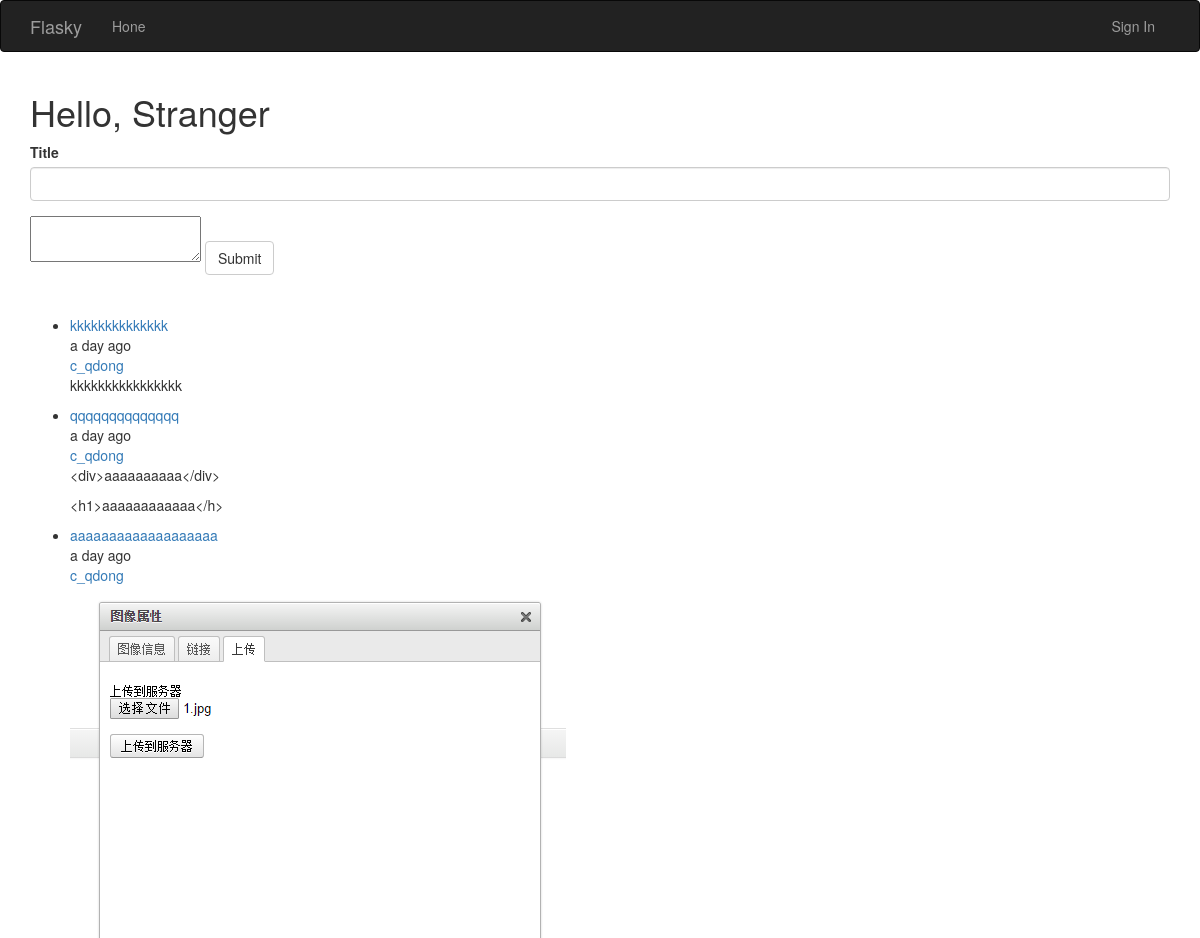
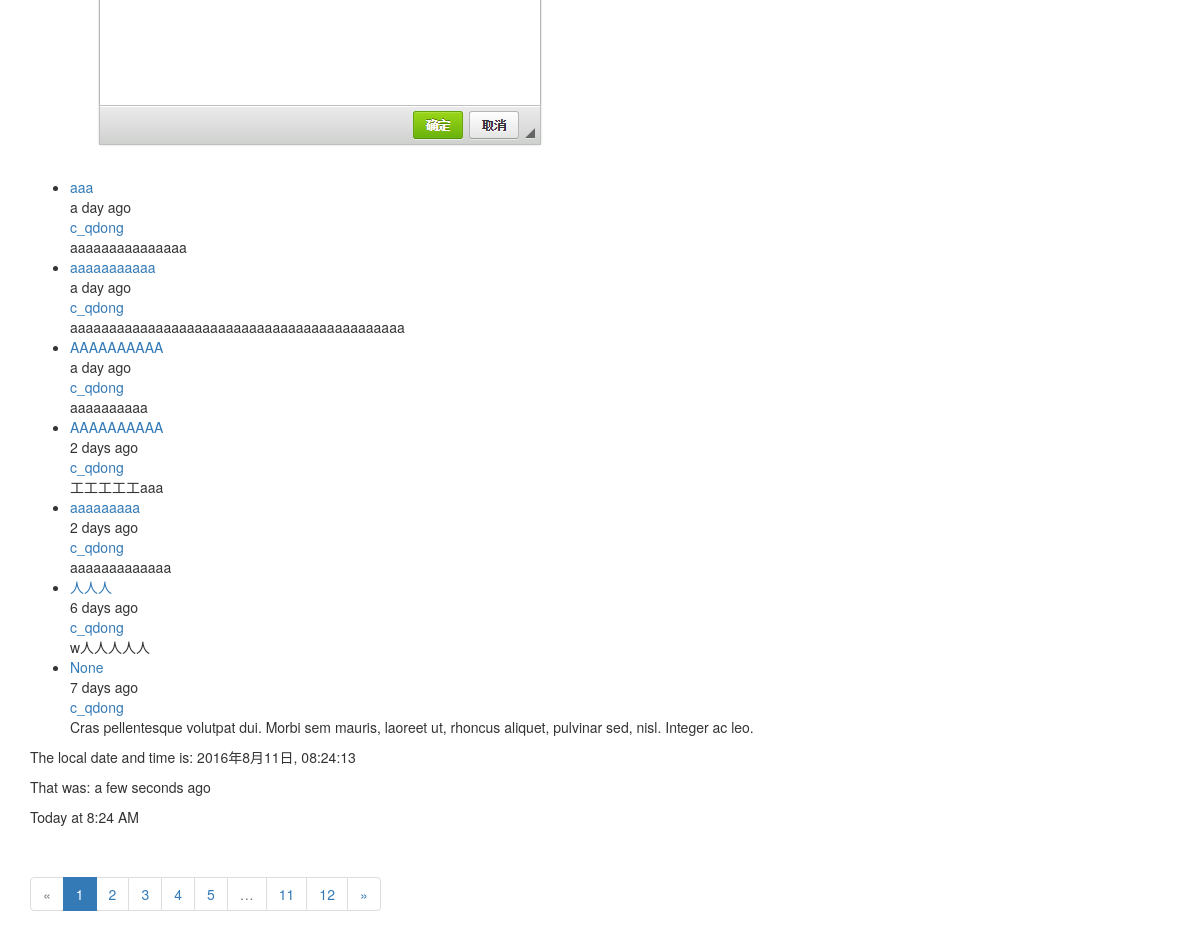
The page / on the database its author committed (2 pictures, top to bottom).
### app/models.py (models this page shows, shortened)
class Post(db.Model):
    __tablename__ = 'posts'
    id = db.Column(db.Integer, primary_key=True)
    title = db.Column(db.String)
    body = db.Column(db.Text)
    timestamp = db.Column(db.DateTime, index=True, default=datetime.utcnow)
    author_id = db.Column(db.Integer, db.ForeignKey('users.id'))

class User(UserMixin, db.Model):
    __tablename__ = 'users'
    id = db.Column(db.Integer, primary_key=True)
    email = db.Column(db.String(64), unique=True, index=True)
    username = db.Column(db.String(64), unique=True)
    password_hash = db.Column(db.String(128))
    confirmed = db.Column(db.Boolean, default=False)
    posts = db.relationship('Post', backref='author', lazy='dynamic')
    @property
    def password(self):
        raise AttributeError('password is not a readable attribute.')

### app/main/views.py (the view)
@main.route('/', methods=['GET', 'POST'])
def index():
    form = PostForm()
    if form.validate_on_submit():
        post = Post(title=form.title.data, body=form.body.data,author=current_user._get_current_object())
        db.session.add(post)
        db.session.commit()
        return redirect(url_for('.index'))
    page = request.args.get('page', 1, type=int)
    pagination = Post.query.order_by(Post.timestamp.desc()).paginate(page, per_page=10, error_out=False)
    posts = pagination.items
    return render_template('index.html', posts=posts, form=form, current_time=datetime.utcnow(), pagination=pagination)

### app/main/forms.py
class PostForm(Form):
    title = StringField('Title', validators=[Required()])
    body = TextAreaField("What's on your mind?", validators=[Required()])
    submit = SubmitField('Submit')

### app/auth/views.py (called while the page is built)
@auth.before_app_request
def before_request():
    if current_user.is_authenticated \
        and not current_user.confirmed \
        and request.endpoint[:5] != 'auth.'\
        and request.endpoint != 'static':
        return redirect(url_for('auth.unconfirmed'))

### app/templates/index.html (shortened to what this page needs)
{% extends "base.html" %}
{% import "bootstrap/wtf.html" as wtf %}
{% import "_macros.html" as macros %}
{% block scripts %}
    <link type="text/css" rel="stylesheet" href="{{ url_for('static', filename='ckeditor/contents.css') }}"  />
{% endblock %}
{% block page_content %}
    <h1>Hello, {% if current_user.is_authenticated %} {{ current_user.username }} {% else %} Stranger {% endif %}</h1>
    <form action method="post", role="form">
        {{ wtf.form_field(form.title) }}
        {{ form.body(class="ckeditor") }}
        {{ wtf.form_field(form.submit) }}
    </form>
    <br><br>
    <ul class="posts">
        {% for post in posts %}
            <li class="post">
                <div class="profile-thumbnail">
                    <a href="{{ url_for('.index', username=post.author.username) }}">{{ post.title }}</a>
                </div>
                <div class="post-date">
                    {{ moment(post.timestamp).fromNow() }}
                </div>
                <div class="post-author">
                    <a href="{{ url_for('.index', username=post.author.username) }}">
                        {{ post.author.username }}
                    </a>
                </div>
                <div class="post-body">{{ post.body|safe }}</div>
            </li>
        {% endfor %}
    </ul>
    <div>
        <p>The local date and time is: {{ moment().format('YYYY年M月D日, HH:mm:ss') }}</p>
        <p>That was: {{ moment(current_time).fromNow(refresh=True) }}</p>
        <P>{{ moment().calendar() }}</P>
    </div>
    <div class="pagination">
        {{ macros.pagination_widget(pagination, '.index') }}
    </div>
{% endblock %}

### app/templates/base.html (shortened to what this page needs)
{% extends "bootstrap/base.html" %}
{% block navbar %}
    <div class="navbar navbar-inverse" role="navigation">
        <div class="container">
            <div class="navbar-header">
                <a class="navbar-brand" href="/">Flasky</a>
            </div>
            <div class="navbar-collapse collapse">
                <ul class="nav navbar-nav">
                    <li><a href="/">Hone</a> </li>
                </ul>
                <ul class="nav navbar-nav navbar-right">
                    {% if current_user.is_authenticated %}
                        <li><a href="{{ url_for('auth.logout') }}">Sign Out</a> </li>
                    {% else %}
                        <li><a href="{{ url_for('auth.login') }}">Sign In</a> </li>
                    {% endif %}
                </ul>
            </div>
        </div>
    </div>
{% endblock %}
{% block content %}
<div class="container">
    {% block page_content %}{% endblock %}
</div>
{% endblock %}

### app/templates/_macros.html
{% macro pagination_widget(pagination, endpoint) %}
<ul class="pagination">
    <li {% if not pagination.has_prev %} class="disabled" {% endif %}>
        <a href="{% if pagination.has_prev %} {{ url_for(endpoint, page=pagination.page-1, **kwargs) }} {% else %}#{% endif %}">
            &laquo;
        </a>
    </li>
    {% for p in pagination.iter_pages() %}
        {% if p %}
            {% if p == pagination.page %}
                <li class="active">
                    <a href="{{ url_for(endpoint, page=p, **kwargs) }}">{{ p }}</a>
                </li>
            {% else %}
                <li>
                    <a href="{{ url_for(endpoint, page=p, **kwargs) }}">{{ p }}</a>
                </li>
            {% endif %}
        {% else %}
            <li class="disabled">
                <a href="#">&hellip;</a>
            </li>
        {% endif %}
    {% endfor %}
    <li{% if not pagination.has_next %} class="disabled"{% endif %}>
        <a href="{% if pagination.has_next %}{{ url_for(endpoint, page=pagination.page+1, **kwargs) }}{% else %}#{% endif %}">
            &raquo;
        </a>
    </li>
</ul>
{% endmacro %}

### rows shown on the page
Post: title "kkkkkkkkkkkkkk", timestamp "a day ago", author.username "c_qdong", body "kkkkkkkkkkkkkkkk"
Post: title "qqqqqqqqqqqqqq", timestamp "a day ago", author.username "c_qdong", body "<div>aaaaaaaaaa</div> <h1>aaaaaaaaaaaa</h>"
Post: title "aaaaaaaaaaaaaaaaaaa", timestamp "a day ago", author.username "c_qdong", body (picture)
Post: title "aaa", timestamp "a day ago", author.username "c_qdong", body "aaaaaaaaaaaaaaa"
Post: title "aaaaaaaaaaa", timestamp "a day ago", author.username "c_qdong", body "aaaaaaaaaaaaaaaaaaaaaaaaaaaaaaaaaaaaaaaaaaa"
Post: title "AAAAAAAAAA", timestamp "a day ago", author.username "c_qdong", body "aaaaaaaaaa"
Post: title "AAAAAAAAAA", timestamp "2 days ago", author.username "c_qdong", body "工工工工工aaa"
Post: title "aaaaaaaaa", timestamp "2 days ago", author.username "c_qdong", body "aaaaaaaaaaaaa"
Post: title "人人人", timestamp "6 days ago", author.username "c_qdong", body "w人人人人人"
Post: title "None", timestamp "7 days ago", author.username "c_qdong", body "Cras pellentesque volutpat dui. Morbi sem mauris, laoreet ut, rhoncus aliquet, pulvinar sed, nisl. Integer ac leo."

### other values the page prints
{{ moment().format('YYYY年M月D日, HH:mm:ss') }} "2016年8月11日, 08:24:13"
{{ moment().calendar() }} "Today at 8:24 AM"
{{ p }} "1"
{{ p }} "2" "3" "4" "5" "11" "12"
